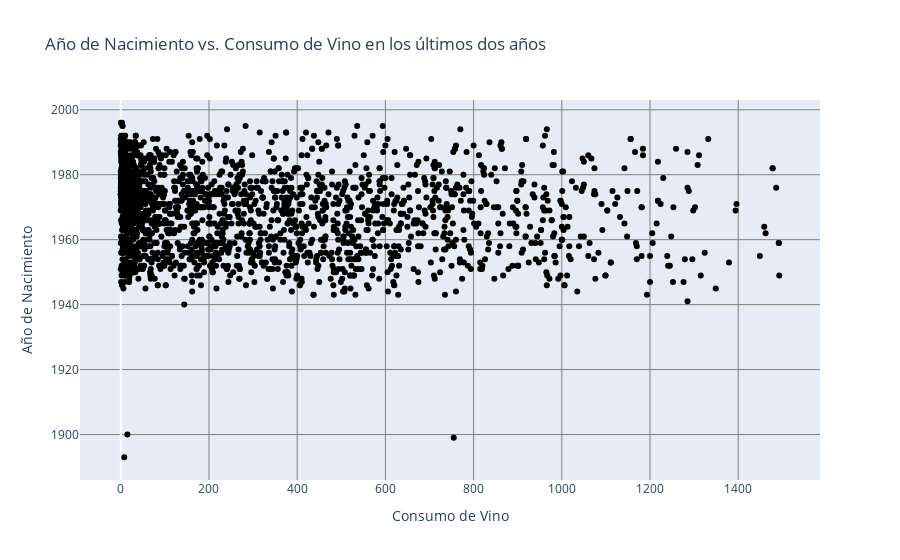

The notebook cell saved with this chart:
### Code cell
# YOUR CODE HERE
fig = go.Figure(data=go.Scatter(y=mercadeo['Year_Birth'],
                                x=mercadeo['MntWines'],
                                mode='markers',
                                line = go.scatter.Line(color = 'black') # Modificamos el color de la línea. Código HEX.
                                
                                )
               ) 
fig.update_layout(title_text='Año de Nacimiento vs. Consumo de Vino en los últimos dos años')
fig.update_xaxes(
        title_text = "Consumo de Vino",
        title_standoff = 15)

fig.update_yaxes(
        title_text = "Año de Nacimiento",
        title_standoff = 15)

fig.update_xaxes(gridcolor = 'gray') # Modificamos los colores del eje x. Código HEX.
fig.update_yaxes(gridcolor = 'gray') # Modificamos los colores del eje y. Código HEX
fig.show()

### Figure 1 — Plotly figure (JSON) as saved in the notebook; plotly's stock layout.template omitted (floating-point values rounded to 4 significant figures; data arrays with more than 128 entries replaced by an {"elided": "..."} marker saying what was removed)
{"data": [{"line": {"color": "black"}, "mode": "markers", "type": "scatter", "x": {"elided": "2240 int values"}, "y": {"elided": "2240 int values"}}], "layout": {"title": {"text": "Año de Nacimiento vs. Consumo de Vino en los últimos dos años"}, "xaxis": {"gridcolor": "gray", "title": {"standoff": 15, "text": "Consumo de Vino"}}, "yaxis": {"gridcolor": "gray", "title": {"standoff": 15, "text": "Año de Nacimiento"}}}}
